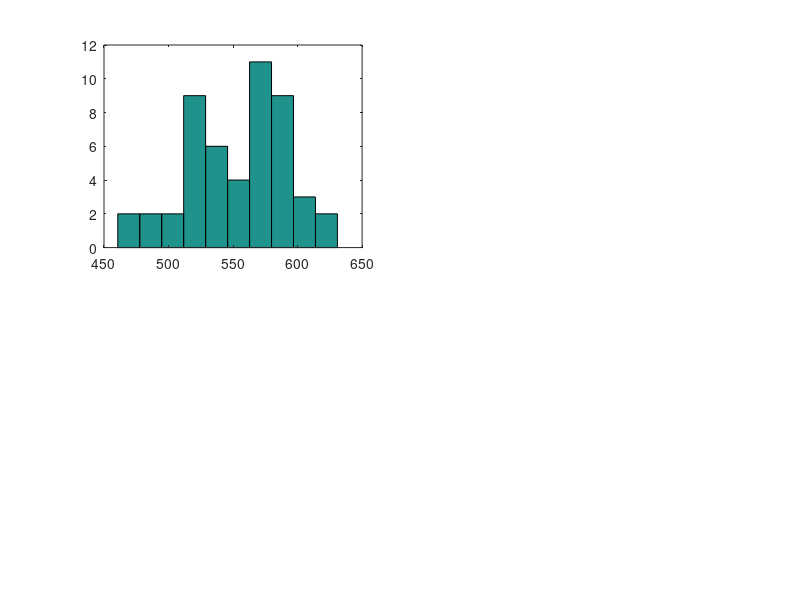

Recreate this plot in MATLAB. (Note: this script raises an error after producing the figure.)
% One popular application of Bayesian inference is to make inference based 
% on previously observed items. In this program, we'll implement both 
% nonparametric and parametric methods for a categorization task. Suppose 
% we’ve observed RT measurements from 50 normal words, and from 50 taboo 
% words in a word recognition experiment. These data can be used to learn 
% the two categories, response to normal words and to taboo words, in the 
% phase of category learning. Now a new observation of RT is given, and the 
% categorization model needs to decide the probability that this 
% measurement is from a normal word.

% Input:
% RTNorm.mat contains a vector, NormRT, which store the RT data for 50 
% normal words. RTTaboo.mat contains a vector, TabooRT, which store the RT 
% data for 50 taboo words. Load these MAT files at the beginning of your 
% script.

clear all; 

load('RTNorm.mat');
load('RTTaboo.mat');

%1. Define a range of possible feature values
stepsize = 0.1; % stepsize
T = 1:stepsize:1000; % from 0 to 1000

% Width of Gaussian kernel
h = 20; 

% ######################################
% #####  NON-PARAMETRIC INFERENCE  #####
% ######################################

% Nonparametric method:
% We will use Gaussian kernel method that we implemented in the 
% non-parametric categorization example to compute two probability 
% distributions: P(RT | Normal words) and P(RT | Taboo words)

 % NORMAL RT

    % 2. Apply the Gaussia kernel for each observation
    for i = 1:length(NormalRT)
        % Apply the Gaussian kernel
        KernVals(i,:) = exp((-(T-NormalRT(i)).^2)/(2*h^2));   
    end

    % 3. Sum up kernel values over all observations
    K = sum(KernVals,1); % sum across the first dimension

    % 4. Normalization to approximate P(RT|Category)
    CatDist1 = K/sum(K*stepsize);                            % P(RT|Normal)

 % TABOO RT  

    % 2. Apply the Gaussia kernel for each observation
    for i = 1:length(TabooRT)
        % Apply the Gaussian kernel
        KernVals(i,:) = exp((-(T-TabooRT(i)).^2)/(2*h^2));   
    end

    % 3. Sum up kernel values over all observations
    K = sum(KernVals,1); % sum across the first dimension

    % 4. Normalization to approximate P(RT|Category)
    CatDist2 = K/sum(K*stepsize);                            % P(RT|Taboo)

%5. Compute the probability of a test trial showing a normal word, P(category 1 | RT). 
priorcat1 = 0.5;
priorcat2 = 1-priorcat1;

testval = [200,  460, 560, 600, 763];


for i = 1:length(testval)

    NormLikelihood(i)  = CatDist1(find(T==testval(i))) ; % P(normal|RT)
    TabooLikelihood(i) = CatDist2(find(T==testval(i))) ; % P(taboo |RT)

end 

NormPost  = NormLikelihood  * priorcat1 ;
TabooPost = TabooLikelihood * priorcat2 ;

NormProb_NonP  = NormPost  ./ (NormPost + TabooPost) ; % probability of X belonging to category 1
TabooProb_NonP = 1 - NormProb_NonP                   ;

% ######################################
% #####  PARAMETRIC INFERENCE  #####
% ######################################

% We assume that the two categories can be represented using Gaussian 
% distributions centered at the prototypical RTs. The parametric method 
% estimates the mean and the variance to form the prototype representation 
% of categories. We compute sample mean and sample standard deviation 
% using the exemplars

%%1. Assume Gaussian distribution for each category. Use the sample mean and
%% the sample variance from exemplars to compute P(RT | Category)

NormMean  = mean(NormalRT) ; NormStd   = std(NormalRT) ;
TabooMean = mean(TabooRT ) ; TabooStd  = std(TabooRT ) ;

NormLikelihood2  = normpdf(T, NormMean , NormStd ) ; % P(RT|normal)
TabooLikelihood2 = normpdf(T, TabooMean, TabooStd) ; % P(RT|taboo)

%2. Compute the probability of a test trial showing a normal word, P(category 1 | RT). 
for i = 1:length(testval)

    prob1 = normpdf(testval(i), NormMean , NormStd ) ; % P(normal|RT)
    prob2 = normpdf(testval(i), TabooMean, TabooStd) ; % P(taboo |RT)

    NormProb_Para(i) = prob1*priorcat1 ./ ((prob1*priorcat1) + (prob2*priorcat2)) ; % probability of X belonging to category 1
end

NormProb_Para

% ######################
% #####  PLOTTING  #####
% ######################
% Plotting parameters
figure('Name','Parametric inference');
bins = 10;
xrange = [min(T) max(T)];

%% The exemplar RTs from Normal word category
subplot(2,2,1);
hist(NormalRT,bins);
h = findobj(gca,'Type','patch'); h.FaceColor = 'r';h.EdgeColor = 'w';
ylabel('RT histogram (Normal)');
xlim(xrange);

%% The exemplar RTs from Taboo word category
subplot(2,2,2);
hist(TabooRT,bins); 
h = findobj(gca,'Type','patch'); h.FaceColor = 'b';h.EdgeColor = 'w';
ylabel('RT histogram (Taboo)');
xlim(xrange);
% 

% P(RT|category) from nonparametric method
subplot(2,2,3);
plot(T,CatDist1,'r'); hold on;        % red  = normal
plot(T,CatDist2,'b');                 % blue = taboo
ylabel('P( RT | Category )');
title('NonParametric');
xlim(xrange);

%% P(RT|category) from parametric method
subplot(2,2,4);
plot(T,NormLikelihood2,'r'); hold on;
plot(T,TabooLikelihood2,'b'); 
ylabel('P( RT | Category )');
title('Parametric');
xlim(xrange);
